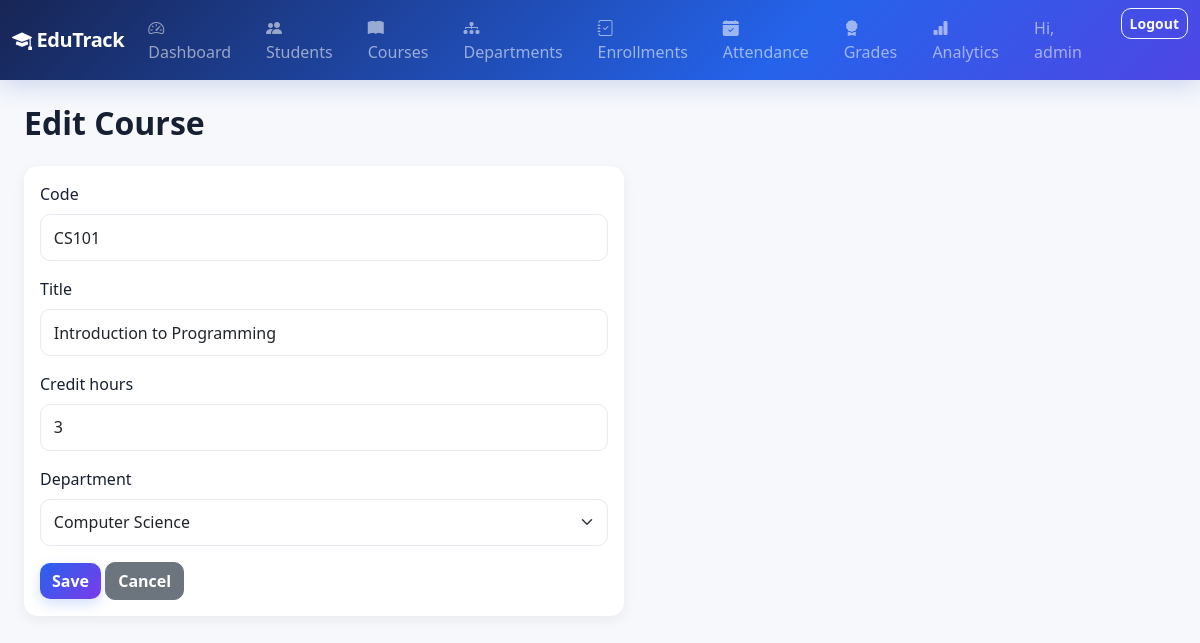
Page /courses/1/edit/ (signed in) on the committed database.
### core/models.py (models this page shows, shortened)
class Course(models.Model):
    code = models.CharField(max_length=15, unique=True)
    title = models.CharField(max_length=150)
    credit_hours = models.PositiveSmallIntegerField(default=3)
    department = models.ForeignKey(
        Department, on_delete=models.CASCADE, related_name="courses"
    )
    class Meta:
        ordering = ["code"]

### core/views.py (the view)
# urls.py: path("courses/<int:pk>/edit/", views.CourseUpdateView.as_view(), name="course-edit"),
class CourseUpdateView(LoginRequiredMixin, UpdateView):
    model = Course
    form_class = CourseForm
    template_name = "core/course_form.html"
    success_url = reverse_lazy("core:course-list")

### core/forms.py
class CourseForm(forms.ModelForm):
    class Meta:
        model = Course
        fields = ["code", "title", "credit_hours", "department"]
        widgets = {
            "code": forms.TextInput(attrs={"class": "form-control"}),
            "title": forms.TextInput(attrs={"class": "form-control"}),
            "credit_hours": forms.NumberInput(attrs={"class": "form-control"}),
            "department": forms.Select(attrs={"class": "form-select"}),
        }

### core/models.py (called while the page is built)
    def __str__(self):
        return self.name

### core/templates/core/course_form.html (shortened to what this page needs)
{% extends "base.html" %}
{% block content %}
<h2 class="fw-bold mb-4">{% if object %}Edit{% else %}Add{% endif %} Course</h2>
<div class="table-card" style="max-width: 600px;">
  <form method="post">
    {% for field in form %}
    <div class="mb-3">
      <label class="form-label">{{ field.label }}</label>
      {{ field }}
    </div>
    {% endfor %}
    <button type="submit" class="btn btn-primary">Save</button>
    <a href="{% url 'core:course-list' %}" class="btn btn-secondary">Cancel</a>
  </form>
</div>
{% endblock %}

### templates/base.html (shortened to what this page needs)
{% load static %}
<!DOCTYPE html>
<html lang="en">
<head>
    <link href="https://cdn.jsdelivr.net/npm/bootstrap@5.3.3/dist/css/bootstrap.min.css" rel="stylesheet">
    <link href="https://cdn.jsdelivr.net/npm/bootstrap-icons@1.11.3/font/bootstrap-icons.css" rel="stylesheet">
    <link rel="stylesheet" href="{% static 'css/style.css' %}">
</head>
<body>
{% if user.is_authenticated %}
<nav class="navbar navbar-expand-lg navbar-dark edutrack-navbar">
  <div class="container-fluid">
    <a class="navbar-brand fw-bold" href="{% url 'core:home' %}"><i class="bi bi-mortarboard-fill"></i> EduTrack</a>
    <div class="collapse navbar-collapse" id="nav">
      <ul class="navbar-nav me-auto mb-2 mb-lg-0">
        <li class="nav-item"><a class="nav-link" href="{% url 'core:home' %}"><i class="bi bi-speedometer2"></i> Dashboard</a></li>
        <li class="nav-item"><a class="nav-link" href="{% url 'core:student-list' %}"><i class="bi bi-people-fill"></i> Students</a></li>
        <li class="nav-item"><a class="nav-link" href="{% url 'core:course-list' %}"><i class="bi bi-book-fill"></i> Courses</a></li>
        <li class="nav-item"><a class="nav-link" href="{% url 'core:department-list' %}"><i class="bi bi-diagram-3-fill"></i> Departments</a></li>
        <li class="nav-item"><a class="nav-link" href="{% url 'core:enrollment-list' %}"><i class="bi bi-journal-check"></i> Enrollments</a></li>
        <li class="nav-item"><a class="nav-link" href="{% url 'core:attendance-list' %}"><i class="bi bi-calendar-check-fill"></i> Attendance</a></li>
        <li class="nav-item"><a class="nav-link" href="{% url 'core:grade-list' %}"><i class="bi bi-award-fill"></i> Grades</a></li>
        <li class="nav-item"><a class="nav-link" href="{% url 'analytics:dashboard' %}"><i class="bi bi-bar-chart-fill"></i> Analytics</a></li>
      </ul>
      <ul class="navbar-nav">
        <li class="nav-item"><span class="nav-link text-light-50">Hi, {{ user.username }}</span></li>
        <li class="nav-item">
          <form method="post" action="{% url 'logout' %}" class="d-inline">
            <button class="btn btn-sm btn-outline-light ms-2" type="submit">Logout</button>
          </form>
        </li>
      </ul>
    </div>
  </div>
</nav>
{% endif %}
<div class="container-fluid py-4 px-4">
{% block content %}{% endblock %}
</div>
</body>
</html>

### static/css/style.css (style rules this page uses)
:root { --edutrack-primary: #4361ee; --edutrack-dark: #1a1a2e; }
body { background-color: #f5f7fb; }
.edutrack-navbar { background: linear-gradient(90deg, var(--edutrack-dark), var(--edutrack-primary)); }
.table-card { background: #fff; border-radius: 14px; padding: 1rem; box-shadow: 0 4px 14px rgba(0,0,0,0.06); }
:root { --et-primary: #2563eb; --et-primary-dark: #1d4ed8; --et-accent: #7c3aed; --et-bg: #f6f8fc; --et-surface: #ffffff; --et-text: #172033; --et-muted: #667085; --et-border: #e7eaf0; --et-success: #16a34a; --et-warning: #d97706; --et-danger: #dc2626; --et-shadow: 0 10px 30px rgba(15, 23, 42, .07); }
body { background: var(--et-bg); color: var(--et-text); }
.navbar { background: linear-gradient(135deg, #172554 0%, #2563eb 65%, #4f46e5 100%) !important; box-shadow: 0 6px 24px rgba(30, 64, 175, .18); }
.navbar-brand { letter-spacing: -.02em; }
.btn { border-radius: 10px; font-weight: 600; transition: all .18s ease; }
.btn-primary { background: linear-gradient(135deg, var(--et-primary), var(--et-accent)); border: none; box-shadow: 0 5px 14px rgba(37, 99, 235, .20); }
.form-control, .form-select { border: 1px solid var(--et-border); border-radius: 10px; padding: .65rem .8rem; }
a { transition: color .15s ease; }

### rows in the picture
Course: form "CS101" "Introduction to Programming" "3" "Computer Science"

### other values in the picture
{{ user.username }} "admin"
{{ field.label }} "Code" "Title" "Credit hours" "Department"
